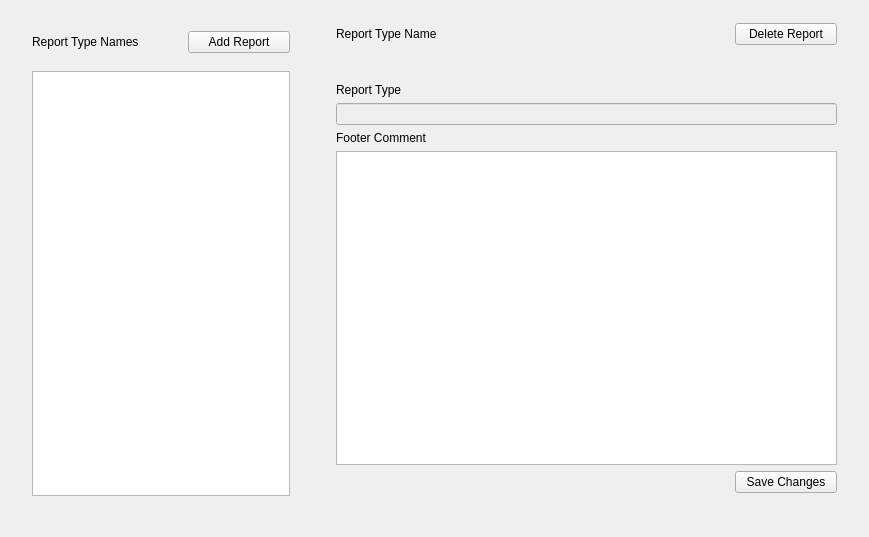
                <widget class="QWidget" name="chmReportInfoTab">
                 <attribute name="title">
                  <string>Report Info</string>
                 </attribute>
                 <layout class="QHBoxLayout" name="horizontalLayout_53">
                  <property name="spacing">
                   <number>-1</number>
                  </property>
                  <property name="leftMargin">
                   <number>12</number>
                  </property>
                  <property name="rightMargin">
                   <number>12</number>
                  </property>
                  <property name="bottomMargin">
                   <number>12</number>
                  </property>
                  <item>
                   <widget class="QWidget" name="widget_25" native="true">
                    <property name="minimumSize">
                     <size>
                      <width>0</width>
                      <height>0</height>
                     </size>
                    </property>
                    <property name="maximumSize">
                     <size>
                      <width>400</width>
                      <height>16777215</height>
                     </size>
                    </property>
                    <layout class="QVBoxLayout" name="verticalLayout_52">
                     <property name="leftMargin">
                      <number>0</number>
                     </property>
                     <property name="topMargin">
                      <number>0</number>
                     </property>
                     <property name="rightMargin">
                      <number>0</number>
                     </property>
                     <item>
                      <widget class="QWidget" name="chmReportsWidget" native="true">
                       <property name="minimumSize">
                        <size>
                         <width>0</width>
                         <height>0</height>
                        </size>
                       </property>
                       <property name="maximumSize">
                        <size>
                         <width>16777215</width>
                         <height>16777215</height>
                        </size>
                       </property>
                       <property name="styleSheet">
                        <string notr="true"/>
                       </property>
                       <layout class="QVBoxLayout" name="verticalLayout_41">
                        <property name="leftMargin">
                         <number>20</number>
                        </property>
                        <property name="topMargin">
                         <number>20</number>
                        </property>
                        <property name="rightMargin">
                         <number>20</number>
                        </property>
                        <property name="bottomMargin">
                         <number>20</number>
                        </property>
                        <item>
                         <widget class="QWidget" name="widget_40" native="true">
                          <property name="minimumSize">
                           <size>
                            <width>0</width>
                            <height>0</height>
                           </size>
                          </property>
                          <layout class="QHBoxLayout" name="horizontalLayout_52">
                           <property name="spacing">
                            <number>-1</number>
                           </property>
                           <property name="leftMargin">
                            <number>0</number>
                           </property>
                           <property name="topMargin">
                            <number>0</number>
                           </property>
                           <property name="rightMargin">
                            <number>0</number>
                           </property>
                           <property name="bottomMargin">
                            <number>12</number>
                           </property>
                           <item>
                            <widget class="QLabel" name="label_34">
                             <property name="text">
                              <string>Report Type Names </string>
                             </property>
                            </widget>
                           </item>
                           <item>
                            <spacer name="horizontalSpacer_3">
                             <property name="orientation">
                              <enum>Qt::Horizontal</enum>
                             </property>
                             <property name="sizeHint" stdset="0">
                              <size>
                               <width>40</width>
                               <height>20</height>
                              </size>
                             </property>
                            </spacer>
                           </item>
                           <item>
                            <widget class="QPushButton" name="addReportBtn_2">
                             <property name="minimumSize">
                              <size>
                               <width>102</width>
                               <height>22</height>
                              </size>
                             </property>
                             <property name="text">
                              <string>Add Report</string>
                             </property>
                            </widget>
                           </item>
                          </layout>
                         </widget>
                        </item>
                        <item>
                         <widget class="QListWidget" name="reportsList_2"/>
                        </item>
                       </layout>
                      </widget>
                     </item>
                    </layout>
                   </widget>
                  </item>
                  <item>
                   <widget class="QWidget" name="chmReportsInfoWidget_2" native="true">
                    <property name="maximumSize">
                     <size>
                      <width>16777215</width>
                      <height>16777215</height>
                     </size>
                    </property>
                    <property name="styleSheet">
                     <string notr="true"/>
                    </property>
                    <layout class="QVBoxLayout" name="verticalLayout_34">
                     <property name="leftMargin">
                      <number>0</number>
                     </property>
                     <property name="topMargin">
                      <number>0</number>
                     </property>
                     <property name="rightMargin">
                      <number>0</number>
                     </property>
                     <property name="bottomMargin">
                      <number>12</number>
                     </property>
                     <item>
                      <widget class="QWidget" name="chmReportHeaderWidget" native="true">
                       <property name="minimumSize">
                        <size>
                         <width>0</width>
                         <height>40</height>
                        </size>
                       </property>
                       <layout class="QHBoxLayout" name="horizontalLayout_22">
                        <property name="leftMargin">
                         <number>20</number>
                        </property>
                        <property name="topMargin">
                         <number>12</number>
                        </property>
                        <property name="rightMargin">
                         <number>20</number>
                        </property>
                        <property name="bottomMargin">
                         <number>12</number>
                        </property>
                        <item>
                         <widget class="QLabel" name="label_43">
                          <property name="text">
                           <string>Report Type Name</string>
                          </property>
                         </widget>
                        </item>
                        <item>
                         <spacer name="horizontalSpacer_4">
                          <property name="orientation">
                           <enum>Qt::Horizontal</enum>
                          </property>
                          <property name="sizeHint" stdset="0">
                           <size>
                            <width>292</width>
                            <height>20</height>
                           </size>
                          </property>
                         </spacer>
                        </item>
                        <item>
                         <widget class="QPushButton" name="gcmsDeleteReportBtn">
                          <property name="minimumSize">
                           <size>
                            <width>102</width>
                            <height>22</height>
                           </size>
                          </property>
                          <property name="maximumSize">
                           <size>
                            <width>16777215</width>
                            <height>16777215</height>
                           </size>
                          </property>
                          <property name="text">
                           <string>Delete Report</string>
                          </property>
                         </widget>
                        </item>
                       </layout>
                      </widget>
                     </item>
                     <item>
                      <widget class="QWidget" name="chmReportsInfo" native="true">
                       <property name="minimumSize">
                        <size>
                         <width>450</width>
                         <height>450</height>
                        </size>
                       </property>
                       <property name="maximumSize">
                        <size>
                         <width>16777215</width>
                         <height>16777215</height>
                        </size>
                       </property>
                       <property name="styleSheet">
                        <string notr="true"/>
                       </property>
                       <layout class="QVBoxLayout" name="verticalLayout_37">
                        <property name="leftMargin">
                         <number>20</number>
                        </property>
                        <property name="topMargin">
                         <number>20</number>
                        </property>
                        <property name="rightMargin">
                         <number>20</number>
                        </property>
                        <property name="bottomMargin">
                         <number>20</number>
                        </property>
                        <item>
                         <widget class="QWidget" name="widget_24" native="true">
                          <layout class="QHBoxLayout" name="horizontalLayout_51">
                           <property name="leftMargin">
                            <number>0</number>
                           </property>
                           <property name="topMargin">
                            <number>0</number>
                           </property>
                           <property name="bottomMargin">
                            <number>0</number>
                           </property>
                           <item>
                            <widget class="QLabel" name="label_77">
                             <property name="text">
                              <string>Report Type</string>
                             </property>
                            </widget>
                           </item>
                          </layout>
                         </widget>
                        </item>
                        <item>
                         <widget class="QLineEdit" name="icpReportType_2">
                          <property name="enabled">
                           <bool>false</bool>
                          </property>
                         </widget>
                        </item>
                        <item>
                         <widget class="QLabel" name="label_78">
                          <property name="text">
                           <string>Footer Comment </string>
                          </property>
                         </widget>
                        </item>
                        <item>
                         <widget class="QTextEdit" name="footerComments_3">
                          <property name="autoFillBackground">
                           <bool>false</bool>
                          </property>
                          <property name="html">
                           <string>&lt;!DOCTYPE HTML PUBLIC &quot;-//W3C//DTD HTML 4.0//EN&quot; &quot;http://www.w3.org/TR/REC-html40/strict.dtd&quot;&gt;
&lt;html&gt;&lt;head&gt;&lt;meta name=&quot;qrichtext&quot; content=&quot;1&quot; /&gt;&lt;style type=&quot;text/css&quot;&gt;
p, li { white-space: pre-wrap; }
&lt;/style&gt;&lt;/head&gt;&lt;body style=&quot; font-family:'.AppleSystemUIFont'; font-size:13pt; font-weight:400; font-style:normal;&quot;&gt;
&lt;p style=&quot;-qt-paragraph-type:empty; margin-top:0px; margin-bottom:0px; margin-left:0px; margin-right:0px; -qt-block-indent:0; text-indent:0px;&quot;&gt;&lt;br /&gt;&lt;/p&gt;&lt;/body&gt;&lt;/html&gt;</string>
                          </property>
                         </widget>
                        </item>
                        <item>
                         <widget class="QWidget" name="widget_22" native="true">
                          <property name="minimumSize">
                           <size>
                            <width>0</width>
                            <height>0</height>
                           </size>
                          </property>
                          <property name="styleSheet">
                           <string notr="true"/>
                          </property>
                          <layout class="QHBoxLayout" name="horizontalLayout_50">
                           <property name="leftMargin">
                            <number>0</number>
                           </property>
                           <property name="topMargin">
                            <number>0</number>
                           </property>
                           <property name="rightMargin">
                            <number>0</number>
                           </property>
                           <property name="bottomMargin">
                            <number>0</number>
                           </property>
                           <item>
                            <spacer name="horizontalSpacer_15">
                             <property name="orientation">
                              <enum>Qt::Horizontal</enum>
                             </property>
                             <property name="sizeHint" stdset="0">
                              <size>
                               <width>40</width>
                               <height>20</height>
                              </size>
                             </property>
                            </spacer>
                           </item>
                           <item>
                            <widget class="QPushButton" name="gcmsSaveReportBtn">
                             <property name="minimumSize">
                              <size>
                               <width>102</width>
                               <height>22</height>
                              </size>
                             </property>
                             <property name="maximumSize">
                              <size>
                               <width>16777215</width>
                               <height>16777215</height>
                              </size>
                             </property>
                             <property name="text">
                              <string>Save Changes</string>
                             </property>
                            </widget>
                           </item>
                          </layout>
                         </widget>
                        </item>
                       </layout>
                      </widget>
                     </item>
                    </layout>
                   </widget>
                  </item>
                 </layout>
                </widget>
